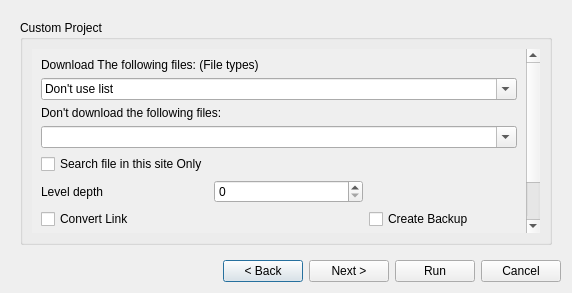
<?xml version="1.0" encoding="UTF-8"?>
<ui version="4.0">
 <author>Hayi Nukman</author>
 <class>DialogSiteGrabber</class>
 <widget class="QDialog" name="DialogSiteGrabber">
  <property name="geometry">
   <rect>
    <x>0</x>
    <y>0</y>
    <width>572</width>
    <height>293</height>
   </rect>
  </property>
  <property name="sizePolicy">
   <sizepolicy hsizetype="Preferred" vsizetype="Preferred">
    <horstretch>0</horstretch>
    <verstretch>0</verstretch>
   </sizepolicy>
  </property>
  <property name="minimumSize">
   <size>
    <width>0</width>
    <height>0</height>
   </size>
  </property>
  <property name="maximumSize">
   <size>
    <width>595</width>
    <height>316</height>
   </size>
  </property>
  <property name="windowTitle">
   <string>Dialog</string>
  </property>
  <layout class="QGridLayout" name="gridLayout">
   <item row="1" column="0">
    <layout class="QHBoxLayout" name="horizontalLayout">
     <item>
      <spacer name="horizontalSpacer">
       <property name="orientation">
        <enum>Qt::Horizontal</enum>
       </property>
       <property name="sizeHint" stdset="0">
        <size>
         <width>40</width>
         <height>20</height>
        </size>
       </property>
      </spacer>
     </item>
     <item>
      <widget class="QPushButton" name="pbBack">
       <property name="text">
        <string>&lt; Back</string>
       </property>
      </widget>
     </item>
     <item>
      <widget class="QPushButton" name="pbNext">
       <property name="text">
        <string>Next &gt;</string>
       </property>
      </widget>
     </item>
     <item>
      <widget class="QPushButton" name="pbRun">
       <property name="text">
        <string>Run</string>
       </property>
      </widget>
     </item>
     <item>
      <widget class="QPushButton" name="pbCancel">
       <property name="text">
        <string>Cancel</string>
       </property>
      </widget>
     </item>
    </layout>
   </item>
   <item row="0" column="0">
    <widget class="QStackedWidget" name="stackedWidget">
     <property name="currentIndex">
      <number>3</number>
     </property>
     <widget class="QWidget" name="pageProject">
      <layout class="QGridLayout" name="gridLayout_13">
       <item row="0" column="0" rowspan="3">
        <widget class="QLabel" name="label">
         <property name="maximumSize">
          <size>
           <width>100</width>
           <height>100</height>
          </size>
         </property>
         <property name="text">
          <string/>
         </property>
         <property name="pixmap">
          <pixmap resource="image.qrc">:/image/icon/big/Internet Options.png</pixmap>
         </property>
         <property name="scaledContents">
          <bool>true</bool>
         </property>
        </widget>
       </item>
       <item row="0" column="1">
        <layout class="QVBoxLayout" name="verticalLayout">
         <item>
          <widget class="QLabel" name="label_2">
           <property name="text">
            <string>&lt;!DOCTYPE HTML PUBLIC &quot;-//W3C//DTD HTML 4.0//EN&quot; &quot;http://www.w3.org/TR/REC-html40/strict.dtd&quot;&gt;
&lt;html&gt;&lt;head&gt;&lt;meta name=&quot;qrichtext&quot; content=&quot;1&quot; /&gt;&lt;style type=&quot;text/css&quot;&gt;
p, li { white-space: pre-wrap; }
&lt;/style&gt;&lt;/head&gt;&lt;body style=&quot; font-family:'Sans Serif'; font-size:14pt; font-weight:400; font-style:normal;&quot;&gt;
&lt;p style=&quot; margin-top:0px; margin-bottom:0px; margin-left:0px; margin-right:0px; -qt-block-indent:0; text-indent:0px;&quot;&gt;&lt;span style=&quot; font-size:20pt; font-weight:600;&quot;&gt;Grabber Project&lt;/span&gt;&lt;/p&gt;&lt;/body&gt;&lt;/html&gt;</string>
           </property>
          </widget>
         </item>
         <item>
          <widget class="Line" name="line">
           <property name="orientation">
            <enum>Qt::Horizontal</enum>
           </property>
          </widget>
         </item>
        </layout>
       </item>
       <item row="1" column="1">
        <layout class="QHBoxLayout" name="horizontalLayout_3">
         <item>
          <widget class="QLabel" name="label_3">
           <property name="text">
            <string>Project Name</string>
           </property>
           <property name="buddy">
            <cstring>lePName</cstring>
           </property>
          </widget>
         </item>
         <item>
          <widget class="QLineEdit" name="lePName"/>
         </item>
        </layout>
       </item>
       <item row="2" column="1">
        <layout class="QHBoxLayout" name="horizontalLayout_4">
         <item>
          <widget class="QLabel" name="label_4">
           <property name="text">
            <string>Project Dir     </string>
           </property>
           <property name="buddy">
            <cstring>lePDir</cstring>
           </property>
          </widget>
         </item>
         <item>
          <widget class="QLineEdit" name="lePDir"/>
         </item>
         <item>
          <widget class="QToolButton" name="pbPDir">
           <property name="text">
            <string>...</string>
           </property>
          </widget>
         </item>
        </layout>
       </item>
       <item row="3" column="0" colspan="2">
        <layout class="QGridLayout" name="gridLayout_12">
         <item row="0" column="0">
          <widget class="QLabel" name="label_7">
           <property name="text">
            <string>Project Type</string>
           </property>
           <property name="buddy">
            <cstring>cbPType</cstring>
           </property>
          </widget>
         </item>
         <item row="0" column="1">
          <widget class="QComboBox" name="cbPType">
           <item>
            <property name="text">
             <string>HTTP (Offline Browsing)</string>
            </property>
           </item>
           <item>
            <property name="text">
             <string>FTP</string>
            </property>
           </item>
           <item>
            <property name="text">
             <string>Custom</string>
            </property>
           </item>
          </widget>
         </item>
        </layout>
       </item>
       <item row="4" column="0" colspan="2">
        <layout class="QHBoxLayout" name="horizontalLayout_5">
         <item>
          <widget class="QLabel" name="label_5">
           <property name="text">
            <string>URL     </string>
           </property>
           <property name="buddy">
            <cstring>lePURL</cstring>
           </property>
          </widget>
         </item>
         <item>
          <widget class="QLineEdit" name="lePURL"/>
         </item>
        </layout>
       </item>
       <item row="5" column="0">
        <spacer name="verticalSpacer_2">
         <property name="orientation">
          <enum>Qt::Vertical</enum>
         </property>
         <property name="sizeHint" stdset="0">
          <size>
           <width>20</width>
           <height>37</height>
          </size>
         </property>
        </spacer>
       </item>
      </layout>
     </widget>
     <widget class="QWidget" name="pageOfflineBrowsing">
      <layout class="QGridLayout" name="gridLayout_2">
       <item row="0" column="0">
        <widget class="QGroupBox" name="groupBox">
         <property name="title">
          <string>Customize for Offline Browsing Project</string>
         </property>
         <layout class="QGridLayout" name="gridLayout_3">
          <item row="0" column="0">
           <widget class="QCheckBox" name="cbMirror">
            <property name="toolTip">
             <string>Use recursion rule as Mirroring rule.
- Turn on Recursion
- Turn on Time Stamping
- Sets infinite recursion depth
- Keeps FTP directory listings</string>
            </property>
            <property name="text">
             <string>Use Mirroring Rule</string>
            </property>
           </widget>
          </item>
          <item row="1" column="0">
           <widget class="QFrame" name="frame">
            <property name="frameShape">
             <enum>QFrame::NoFrame</enum>
            </property>
            <property name="frameShadow">
             <enum>QFrame::Raised</enum>
            </property>
            <widget class="QLabel" name="label_6">
             <property name="geometry">
              <rect>
               <x>10</x>
               <y>10</y>
               <width>101</width>
               <height>20</height>
              </rect>
             </property>
             <property name="text">
              <string>Level depth</string>
             </property>
             <property name="buddy">
              <cstring>sbLevelDepthOBP</cstring>
             </property>
            </widget>
            <widget class="QSpinBox" name="sbLevelDepthOBP">
             <property name="geometry">
              <rect>
               <x>140</x>
               <y>10</y>
               <width>63</width>
               <height>25</height>
              </rect>
             </property>
             <property name="toolTip">
              <string>Set maximum recursion depth. (Use 0 to set Infinite depth)</string>
             </property>
            </widget>
            <widget class="QCheckBox" name="cbConvertLinkOBP">
             <property name="geometry">
              <rect>
               <x>10</x>
               <y>40</y>
               <width>181</width>
               <height>25</height>
              </rect>
             </property>
             <property name="toolTip">
              <string>After the download is complete, convert the links in the
document to make them suitable for local viewing.  This
affects not only the visible hyperlinks, but any part of
the document that links to external content, such as
embedded images, links to style sheets, hyperlinks to
non-HTML content, etc.</string>
             </property>
             <property name="whatsThis">
              <string>After the download is complete, convert the links in the document to make them suitable for local viewing.  This affects not only the visible hyperlinks, but any part of the document that links to external content, such as embedded images, links to style sheets, hyperlinks to non-HTML content, etc.</string>
             </property>
             <property name="text">
              <string>Convert Link</string>
             </property>
            </widget>
            <widget class="QCheckBox" name="cbCreateBackupOBP">
             <property name="geometry">
              <rect>
               <x>210</x>
               <y>40</y>
               <width>161</width>
               <height>25</height>
              </rect>
             </property>
             <property name="text">
              <string>Create Backup</string>
             </property>
            </widget>
            <widget class="QCheckBox" name="cbFollowFTPOBP">
             <property name="geometry">
              <rect>
               <x>10</x>
               <y>70</y>
               <width>121</width>
               <height>25</height>
              </rect>
             </property>
             <property name="toolTip">
              <string>Follow FTP links from HTML documents.  Without this option, ignore all the FTP links.</string>
             </property>
             <property name="text">
              <string>Follow FTP</string>
             </property>
            </widget>
            <widget class="QCheckBox" name="cbFollowRelativeOBP">
             <property name="geometry">
              <rect>
               <x>10</x>
               <y>100</y>
               <width>241</width>
               <height>25</height>
              </rect>
             </property>
             <property name="toolTip">
              <string>Follow relative links only.  Useful for retrieving a specific
home page without any distractions, not even those
from the same hosts.</string>
             </property>
             <property name="text">
              <string>Follow Relative Links Only</string>
             </property>
            </widget>
            <widget class="QCheckBox" name="cbNoParentOBP">
             <property name="geometry">
              <rect>
               <x>10</x>
               <y>130</y>
               <width>105</width>
               <height>25</height>
              </rect>
             </property>
             <property name="toolTip">
              <string>Do not ever ascend to the parent directory when
retrieving recursively.  This is a useful option, since it
guarantees that only the files below a certain hierarchy
will be downloaded.</string>
             </property>
             <property name="text">
              <string>No Parent</string>
             </property>
            </widget>
           </widget>
          </item>
         </layout>
        </widget>
       </item>
      </layout>
     </widget>
     <widget class="QWidget" name="pageFTP">
      <layout class="QGridLayout" name="gridLayout_8">
       <item row="0" column="0">
        <widget class="QGroupBox" name="groupBox_2">
         <property name="title">
          <string>Customize FTP project</string>
         </property>
         <layout class="QGridLayout" name="gridLayout_4">
          <item row="0" column="0" colspan="2">
           <layout class="QHBoxLayout" name="horizontalLayout_2">
            <item>
             <widget class="QLabel" name="label_8">
              <property name="text">
               <string>FTP Url</string>
              </property>
              <property name="buddy">
               <cstring>leFTPURL</cstring>
              </property>
             </widget>
            </item>
            <item>
             <widget class="QLineEdit" name="leFTPURL">
              <property name="toolTip">
               <string>Use special characters (wildcards), like *, ?, [ and ] to
retrieve more than one file from the same directory at
once.</string>
              </property>
             </widget>
            </item>
           </layout>
          </item>
          <item row="1" column="0" colspan="2">
           <widget class="QCheckBox" name="cbRetrieveSimLinkFTP">
            <property name="toolTip">
             <string>When retrieving FTP directories recursively and a 
symbolic link is encountered, the linked-to file is not 
downloaded.
Use this to enable retrieving for symbolic links.</string>
            </property>
            <property name="text">
             <string>Retrieve Symbolic Links</string>
            </property>
           </widget>
          </item>
          <item row="2" column="0">
           <widget class="QLabel" name="label_14">
            <property name="text">
             <string>Level depth</string>
            </property>
           </widget>
          </item>
          <item row="2" column="1">
           <widget class="QSpinBox" name="sbLevelDepthFTP"/>
          </item>
          <item row="3" column="0" colspan="2">
           <widget class="QGroupBox" name="gbUseAcc">
            <property name="title">
             <string>Use Account</string>
            </property>
            <property name="checkable">
             <bool>true</bool>
            </property>
            <property name="checked">
             <bool>false</bool>
            </property>
            <layout class="QGridLayout" name="gridLayout_7">
             <item row="0" column="0">
              <widget class="QLabel" name="label_9">
               <property name="text">
                <string>Username</string>
               </property>
               <property name="buddy">
                <cstring>leUser</cstring>
               </property>
              </widget>
             </item>
             <item row="0" column="1">
              <widget class="QLineEdit" name="leUser">
               <property name="toolTip">
                <string>FTP Username</string>
               </property>
              </widget>
             </item>
             <item row="1" column="0">
              <widget class="QLabel" name="label_10">
               <property name="text">
                <string>Password</string>
               </property>
               <property name="buddy">
                <cstring>lePass</cstring>
               </property>
              </widget>
             </item>
             <item row="1" column="1">
              <widget class="QLineEdit" name="lePass">
               <property name="toolTip">
                <string>FTP Password</string>
               </property>
              </widget>
             </item>
            </layout>
           </widget>
          </item>
         </layout>
        </widget>
       </item>
      </layout>
     </widget>
     <widget class="QWidget" name="pageCustom">
      <layout class="QGridLayout" name="gridLayout_5">
       <item row="0" column="0">
        <widget class="QGroupBox" name="groupBox_3">
         <property name="title">
          <string>Custom Project</string>
         </property>
         <layout class="QGridLayout" name="gridLayout_6">
          <item row="0" column="0">
           <widget class="QScrollArea" name="scrollArea">
            <property name="frameShape">
             <enum>QFrame::NoFrame</enum>
            </property>
            <property name="verticalScrollBarPolicy">
             <enum>Qt::ScrollBarAlwaysOn</enum>
            </property>
            <property name="widgetResizable">
             <bool>true</bool>
            </property>
            <widget class="QWidget" name="scrollAreaWidgetContents">
             <property name="geometry">
              <rect>
               <x>0</x>
               <y>0</y>
               <width>500</width>
               <height>220</height>
              </rect>
             </property>
             <layout class="QGridLayout" name="gridLayout_9">
              <item row="0" column="0" colspan="2">
               <widget class="QLabel" name="label_11">
                <property name="text">
                 <string>Download The following files: (File types)</string>
                </property>
                <property name="buddy">
                 <cstring>cbAcceptList</cstring>
                </property>
               </widget>
              </item>
              <item row="1" column="0" colspan="3">
               <widget class="QComboBox" name="cbAcceptList">
                <property name="editable">
                 <bool>true</bool>
                </property>
                <item>
                 <property name="text">
                  <string>Don't use list</string>
                 </property>
                </item>
                <item>
                 <property name="text">
                  <string notr="true">rar,tar,zip,tgz</string>
                 </property>
                 <property name="icon">
                  <iconset resource="image.qrc">
                   <normaloff>:/image/icon/big/utamacompressed.png</normaloff>:/image/icon/big/utamacompressed.png</iconset>
                 </property>
                </item>
                <item>
                 <property name="text">
                  <string notr="true">jpg,jpeg,png,gif,tiff,svga,bmp</string>
                 </property>
                 <property name="icon">
                  <iconset resource="image.qrc">
                   <normaloff>:/image/icon/big/Pollen_Flower.png</normaloff>:/image/icon/big/Pollen_Flower.png</iconset>
                 </property>
                </item>
                <item>
                 <property name="text">
                  <string notr="true">pdf,ps</string>
                 </property>
                 <property name="icon">
                  <iconset resource="image.qrc">
                   <normaloff>:/image/icon/big/utamadocument.png</normaloff>:/image/icon/big/utamadocument.png</iconset>
                 </property>
                </item>
                <item>
                 <property name="text">
                  <string notr="true">doc,xls,odt,ods,odp,odf,ppt,rtf</string>
                 </property>
                 <property name="icon">
                  <iconset resource="image.qrc">
                   <normaloff>:/image/icon/big/categoryfiles.png</normaloff>:/image/icon/big/categoryfiles.png</iconset>
                 </property>
                </item>
                <item>
                 <property name="text">
                  <string notr="true">c,cpp,java,py,cxx,h,hpp,sh,css,php,pl</string>
                 </property>
                 <property name="icon">
                  <iconset resource="image.qrc">
                   <normaloff>:/image/icon/big/scriptman.png</normaloff>:/image/icon/big/scriptman.png</iconset>
                 </property>
                </item>
                <item>
                 <property name="text">
                  <string>mp3,ogg,wav</string>
                 </property>
                 <property name="icon">
                  <iconset resource="image.qrc">
                   <normaloff>:/image/icon/big/utamamusic.png</normaloff>:/image/icon/big/utamamusic.png</iconset>
                 </property>
                </item>
                <item>
                 <property name="text">
                  <string>mpg,mp4,avi,ogm,mkv,rm,rmvb,flv</string>
                 </property>
                 <property name="icon">
                  <iconset resource="image.qrc">
                   <normaloff>:/image/icon/big/utamavideo.png</normaloff>:/image/icon/big/utamavideo.png</iconset>
                 </property>
                </item>
               </widget>
              </item>
              <item row="2" column="0" colspan="2">
               <widget class="QLabel" name="label_12">
                <property name="text">
                 <string>Don't download the following files:</string>
                </property>
                <property name="buddy">
                 <cstring>cbRejectList</cstring>
                </property>
               </widget>
              </item>
              <item row="3" column="0" colspan="3">
               <widget class="QComboBox" name="cbRejectList">
                <property name="editable">
                 <bool>true</bool>
                </property>
               </widget>
              </item>
              <item row="4" column="0">
               <widget class="QCheckBox" name="cbSearchLocalOnly">
                <property name="text">
                 <string>Search file in this site Only</string>
                </property>
               </widget>
              </item>
              <item row="5" column="0">
               <widget class="QLabel" name="label_13">
                <property name="text">
                 <string>Level depth</string>
                </property>
                <property name="buddy">
                 <cstring>sbLevelDepthCP</cstring>
                </property>
               </widget>
              </item>
              <item row="5" column="1">
               <widget class="QSpinBox" name="sbLevelDepthCP">
                <property name="toolTip">
                 <string>Set maximum recursion depth. (Use 0 to set Infinite depth)</string>
                </property>
               </widget>
              </item>
              <item row="6" column="0">
               <widget class="QCheckBox" name="cbConvertLinkCP">
                <property name="toolTip">
                 <string>After the download is complete, convert the links in the
document to make them suitable for local viewing.  This
affects not only the visible hyperlinks, but any part of
the document that links to external content, such as
embedded images, links to style sheets, hyperlinks to
non-HTML content, etc.</string>
                </property>
                <property name="whatsThis">
                 <string>After the download is complete, convert the links in the document to make them suitable for local viewing.  This affects not only the visible hyperlinks, but any part of the document that links to external content, such as embedded images, links to style sheets, hyperlinks to non-HTML content, etc.</string>
                </property>
                <property name="text">
                 <string>Convert Link</string>
                </property>
               </widget>
              </item>
              <item row="6" column="2">
               <widget class="QCheckBox" name="cbCreateBackupCP">
                <property name="text">
                 <string>Create Backup</string>
                </property>
               </widget>
              </item>
              <item row="7" column="0">
               <widget class="QCheckBox" name="cbFollowFTPCP">
                <property name="text">
                 <string>Follow FTP</string>
                </property>
               </widget>
              </item>
              <item row="8" column="0">
               <widget class="QCheckBox" name="cbNoParentCP">
                <property name="text">
                 <string>No Parent</string>
                </property>
               </widget>
              </item>
             </layout>
            </widget>
           </widget>
          </item>
         </layout>
        </widget>
       </item>
      </layout>
     </widget>
    </widget>
   </item>
  </layout>
 </widget>
 <resources>
  <include location="image.qrc"/>
 </resources>
 <connections>
  <connection>
   <sender>cbMirror</sender>
   <signal>toggled(bool)</signal>
   <receiver>frame</receiver>
   <slot>setDisabled(bool)</slot>
   <hints>
    <hint type="sourcelabel">
     <x>141</x>
     <y>57</y>
    </hint>
    <hint type="destinationlabel">
     <x>161</x>
     <y>99</y>
    </hint>
   </hints>
  </connection>
  <connection>
   <sender>cbConvertLinkOBP</sender>
   <signal>toggled(bool)</signal>
   <receiver>cbCreateBackupOBP</receiver>
   <slot>setVisible(bool)</slot>
   <hints>
    <hint type="sourcelabel">
     <x>108</x>
     <y>136</y>
    </hint>
    <hint type="destinationlabel">
     <x>254</x>
     <y>142</y>
    </hint>
   </hints>
  </connection>
  <connection>
   <sender>cbConvertLinkOBP</sender>
   <signal>toggled(bool)</signal>
   <receiver>cbCreateBackupOBP</receiver>
   <slot>setChecked(bool)</slot>
   <hints>
    <hint type="sourcelabel">
     <x>87</x>
     <y>136</y>
    </hint>
    <hint type="destinationlabel">
     <x>257</x>
     <y>146</y>
    </hint>
   </hints>
  </connection>
  <connection>
   <sender>cbConvertLinkCP</sender>
   <signal>toggled(bool)</signal>
   <receiver>cbCreateBackupCP</receiver>
   <slot>setVisible(bool)</slot>
   <hints>
    <hint type="sourcelabel">
     <x>149</x>
     <y>268</y>
    </hint>
    <hint type="destinationlabel">
     <x>403</x>
     <y>271</y>
    </hint>
   </hints>
  </connection>
  <connection>
   <sender>cbConvertLinkCP</sender>
   <signal>toggled(bool)</signal>
   <receiver>cbCreateBackupCP</receiver>
   <slot>setChecked(bool)</slot>
   <hints>
    <hint type="sourcelabel">
     <x>180</x>
     <y>265</y>
    </hint>
    <hint type="destinationlabel">
     <x>392</x>
     <y>275</y>
    </hint>
   </hints>
  </connection>
 </connections>
</ui>
